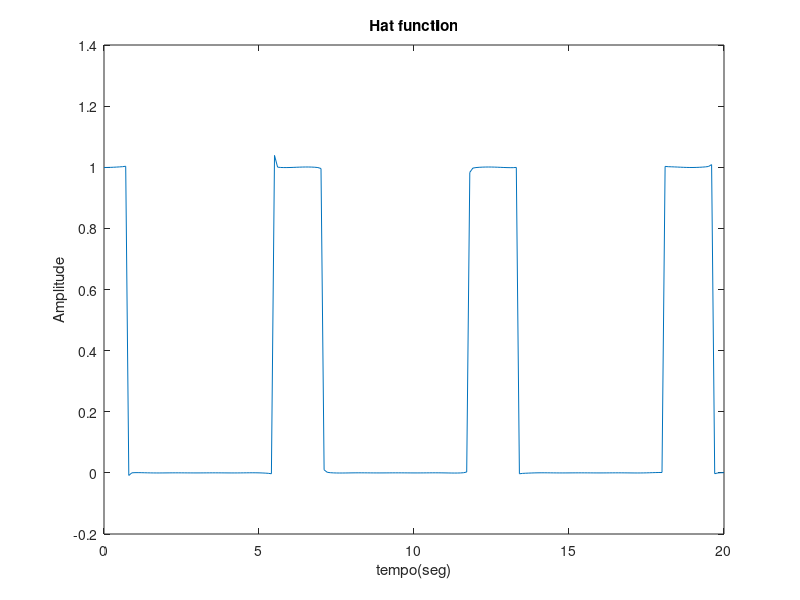

Source code (MATLAB):
%Código em matlab para trabalho do 
% curso de Sinais e Sistemas Lineares
%do curso de engenharia elétrica do IME

clearvars, clc
t=0:0.1:20;
Ampl =1;
T = 2*pi;
w = 2*pi/T;

x  = 1/4;
for n = 1:1000
    x = x+((2*Ampl)/(n*pi))*sin(n*pi/4)*cos(n*w*t);
end

figure
plot(t,x);
xlabel('tempo(seg)');
ylabel('Amplitude');
title('Hat function');